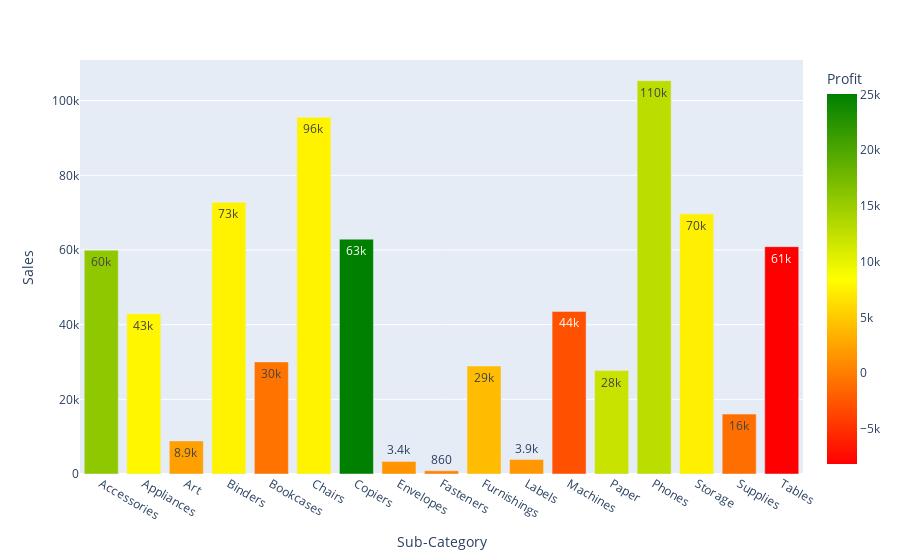

Notebook code cell kept with this figure:
### Code cell
'plot sales and profit by sub category'
px.bar(sub,x='Sub-Category',y='Sales',color='Profit',color_continuous_scale=['red','yellow','green'],text_auto='.2s')

### Figure 1 — Plotly figure (JSON) as saved in the notebook; plotly's stock layout.template omitted (floating-point values rounded to 4 significant figures)
{"data": [{"alignmentgroup": "True", "hovertemplate": "Sub-Category=%{x}<br>Sales=%{y}<br>Profit=%{marker.color}<extra></extra>", "legendgroup": "", "marker": {"color": [15670.0, 7865.0, 2222.0, 7670.0, -583.6, 7644.0, 25030.0, 1442.0, 304.9, 4099.0, 1745.0, -2869.0, 12040.0, 12850.0, 7403.0, -955.3, -8141.0], "coloraxis": "coloraxis", "pattern": {"shape": ""}}, "name": "", "offsetgroup": "", "orientation": "v", "showlegend": false, "textposition": "auto", "texttemplate": "%{y:.2s}", "type": "bar", "x": ["Accessories", "Appliances", "Art", "Binders", "Bookcases", "Chairs", "Copiers", "Envelopes", "Fasteners", "Furnishings", "Labels", "Machines", "Paper", "Phones", "Storage", "Supplies", "Tables"], "xaxis": "x", "y": [59950.0, 42930.0, 8863.0, 72790.0, 30020.0, 95550.0, 62900.0, 3379.0, 857.6, 28920.0, 3861.0, 43540.0, 27690.0, 105300.0, 69680.0, 16050.0, 60890.0], "yaxis": "y"}], "layout": {"barmode": "relative", "coloraxis": {"colorbar": {"title": {"text": "Profit"}}, "colorscale": [[0, "red"], [0.5, "yellow"], [1, "green"]]}, "legend": {"tracegroupgap": 0}, "margin": {"t": 60}, "xaxis": {"anchor": "y", "domain": [0, 1], "title": {"text": "Sub-Category"}}, "yaxis": {"anchor": "x", "domain": [0, 1], "title": {"text": "Sales"}}}}
